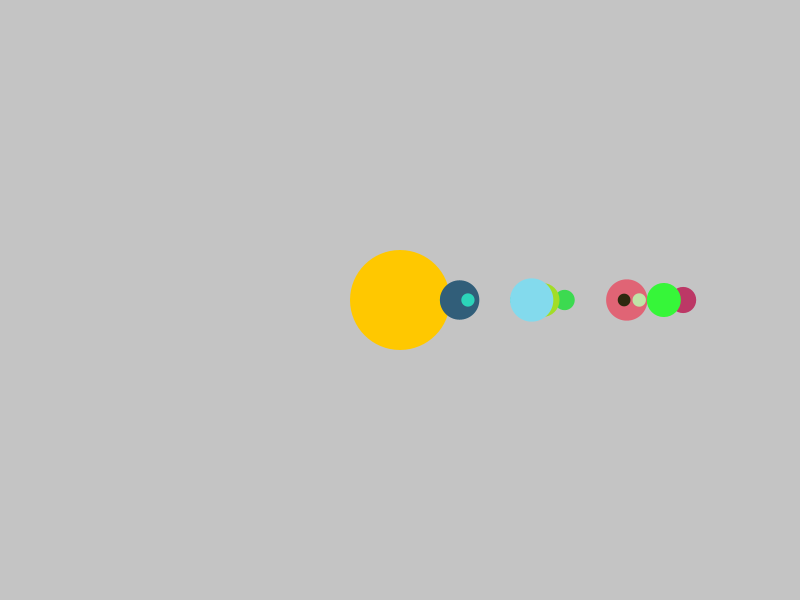
Frame 1 (no input)
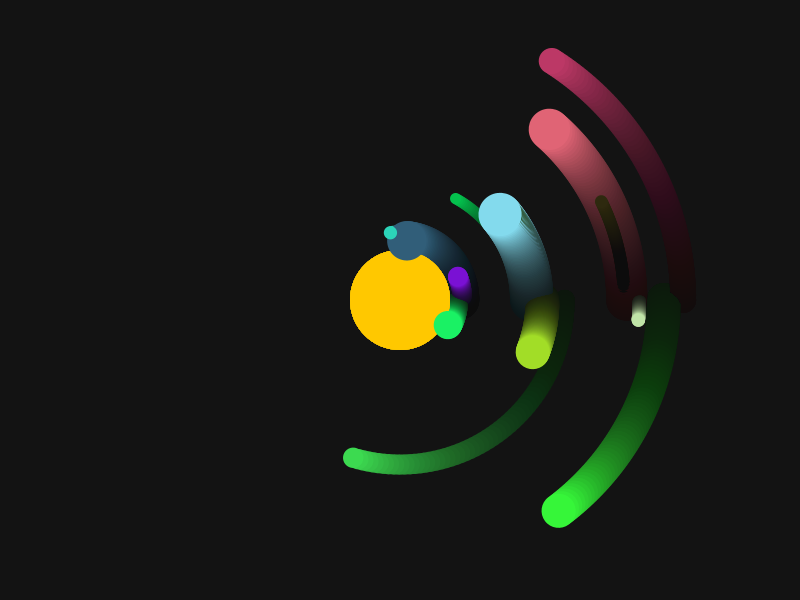
Frame 60 (the mouse pressed at the canvas centre just before this capture)
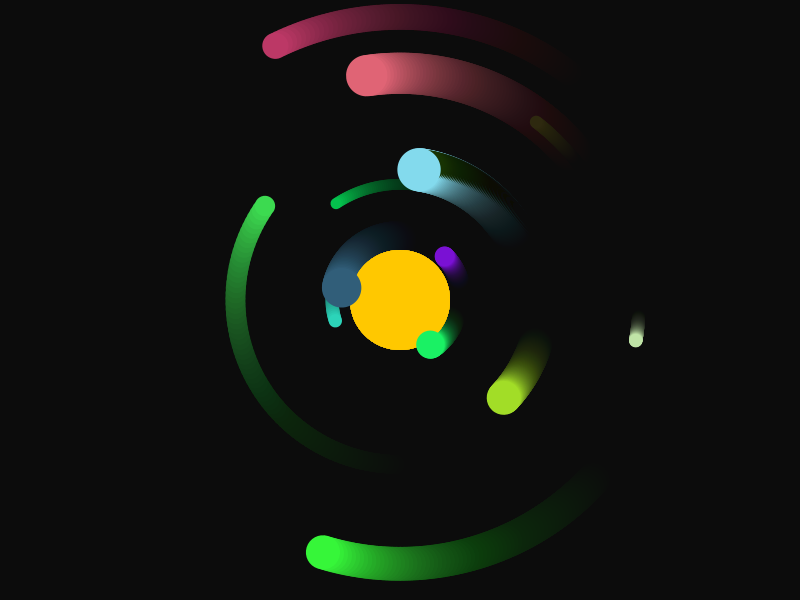
Frame 120 (the mouse held since frame 60 and released just before this capture)

The Processing sketch that drew these frames (run headless with seeded random() and noise(); from frame 60 on, the mouse is pressed at the canvas centre):

// Processing sketch: planet_random_loops
// ── planet_random_loops.pde
float _angle = 0;

int maxPlanets = floor(random(5,20));
float[] size = new float[200];
float[] speed = new float[200];
color[] col = new color[200];
float[] dist = new float[200];


void setup()
{
  size(800,600);
  
   for(int i = 0; i < maxPlanets; i = i + 1)
  {
    size[i]=random(10,50);
    speed[i]=random(-2,2);
    col[i]=color(random(255),random(255),random(255));
    dist[i]=random(50,300);
  }  
  surface.setTitle("Howdy World! :D");
  surface.setResizable(true); //can manually resize
}

void draw()
{
  clearScene();
  noStroke();
  translate(width/2,height/2);
  fill(color(255,200,0));
  circle(0,0,100);
  
  for(int i = 0; i < maxPlanets; i = i + 1)
  {
  aPlanet(size[i],col[i],speed[i],dist[i]);
  }
  
  _angle = _angle +1;
}

void aPlanet(float size, color col, float speed, float distance)
{
  pushMatrix();
    rotate(radians(_angle)*speed);
    translate(distance,0);
    fill(col);
    circle (0,0,size);
  popMatrix();
}


void clearScene()
{
  //partial screen clear
  noStroke();
  fill(color(0,0,0,10));
  rect(0,0,width,height);
}
